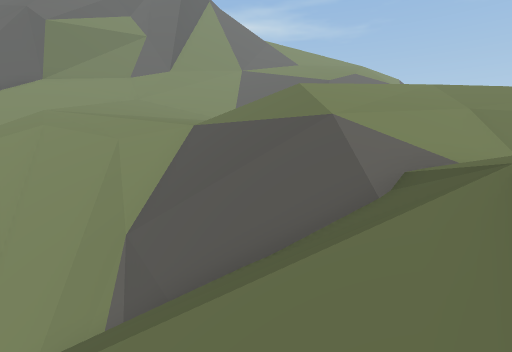
[1] (above)

16 first-person views from a walk through a scene from a Unity 3-D project. The camera is 1.5 m above the floor, tilts 6° down and sees 85° across. The floor is counted in squares, 1 m on a side. Each view is taken from the middle of a square. On the plan, view 1 faces up. The plan holds only what a view shows up to about 14 squares ahead; the rest is blank. The place goes on beyond the plan. The player character is not drawn. Some surface patterns are stand-ins.

[2]
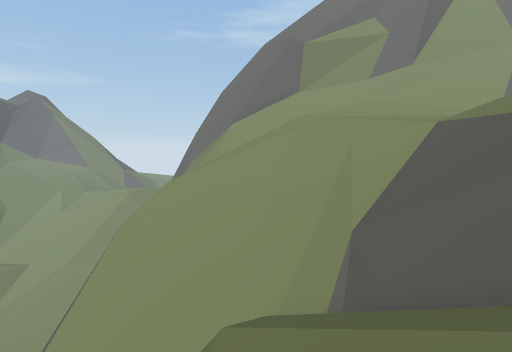

[3]
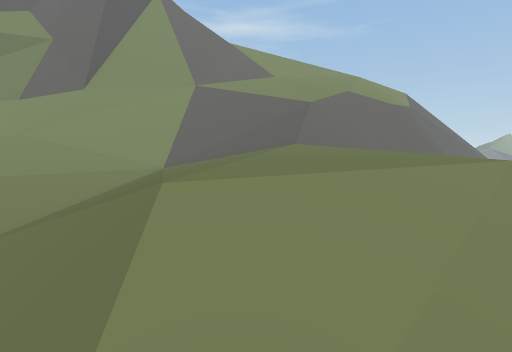

[4]
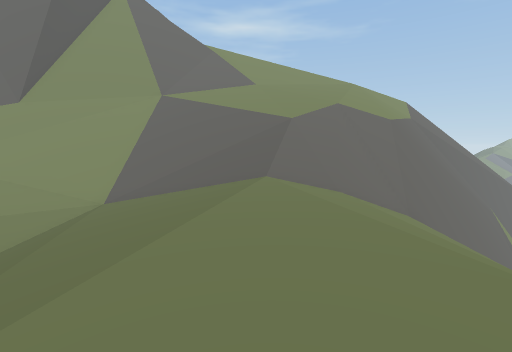

[5]
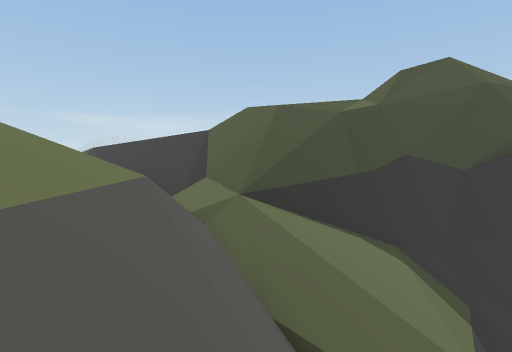

[6]
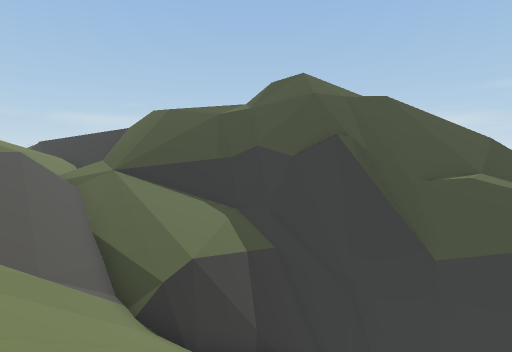

[7]
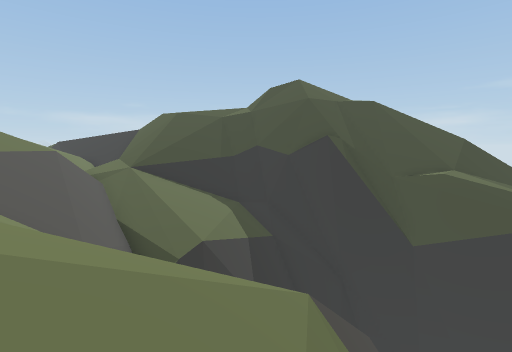

[8]
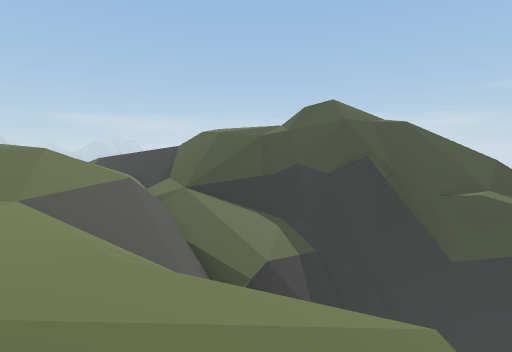

[9]
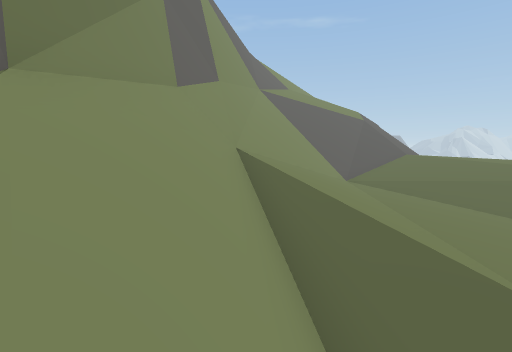

[10]
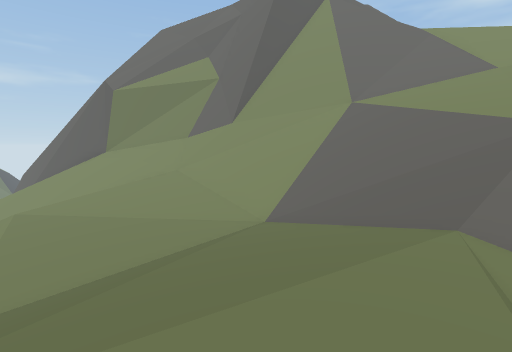

[11]
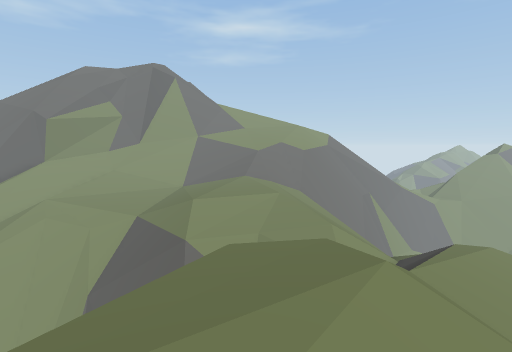

[12]
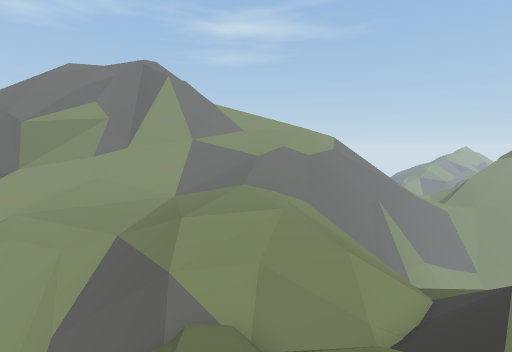

[13]
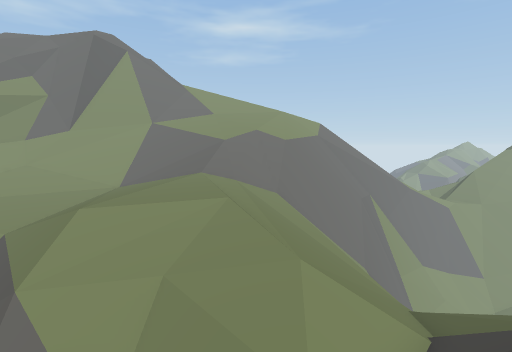

[14]
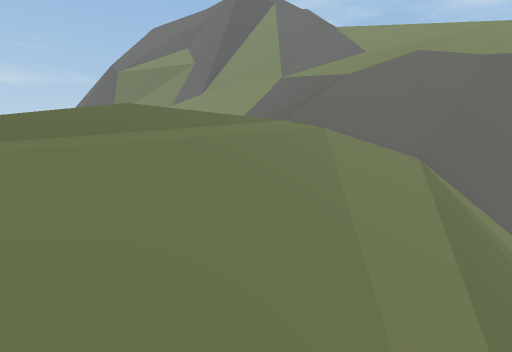

[15]
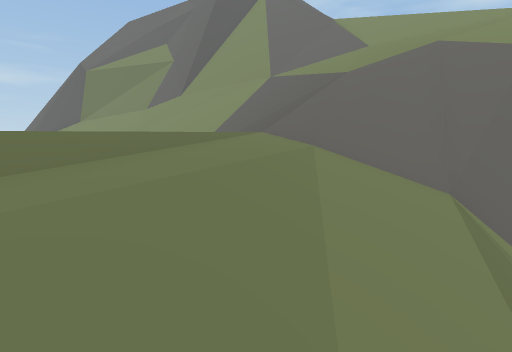

[16]
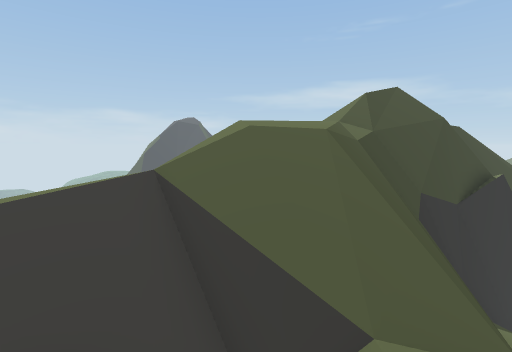

### Floor plan
Key: @ floor where view 1 was taken; # wall or solid block; x gap in a wall; . main floor; : floor 0.75 m higher than the main floor; - floor 0.75 m lower than the main floor; + floor 1.5 m higher than the main floor; _ floor 1.75 m lower than the main floor; * floor 2.25 m higher than the main floor; / step, stairs or slope; = window, fence, low wall or low ledge; ^ raised ledge; v drop or lower ground.
Columns run from 10 left of view 1 to 15 right of it. Each row starts with its distance up from view 1.
 20       vvv=^==////////vvvvv
 19     vvv#^#=/////////vvvv
 18    vvv###//////////vvvv
 17   vv ##=//////////vvv
 16  v=###////////// =v##
 15 v^#^=///////////=^###
 14 ^##=/////....///=#=#
 13 #//////.-/......//v=
 12 //////.--/......///v= =
 11 /////.---/......///v  =
 10 ///.-----//....////v
  9  //////--//..../////#=
  8   /////////...//////==
  7 / ////////////////////
  6  /////////////////////
  5  ///////=v=#//////////
  4  v//////x/==/////////
  3  v/////=/////_////////
  2   ////=#////=/////////
  1  vv// =#////=////////
  0       =v//@##///////
 -1       ##//##v/::///
 -2       ###=#vv/:+//
 -3      #####=v/++//
 -4     v##vvvvv/+/
 -5 vvvvv#vvvvvv/ /
 -6 vvvvvvvv+*
 -7   ==#vv

Where each view was taken, in squares from view 1:
view 1: 0 up, 0 right, facing up
view 2: 0 up, 0 right, facing up-left
view 3: 5 up, 2 right, facing up
view 4: 7 up, 3 right, facing up
view 5: 7 up, 3 left, facing down-right
view 6: 6 up, 9 left, facing down-right
view 7: 7 up, 10 left, facing down-right
view 8: 9 up, 9 left, facing down-right
view 9: 10 up, 10 left, facing up-right
view 10: 9 up, 4 right, facing up-left
view 11: 5 down, 4 right, facing up
view 12: 3 down, 4 right, facing up
view 13: 0 up, 6 right, facing up
view 14: 7 up, 9 right, facing up-left
view 15: 9 up, 8 right, facing up-left
view 16: 5 up, 5 right, facing down
